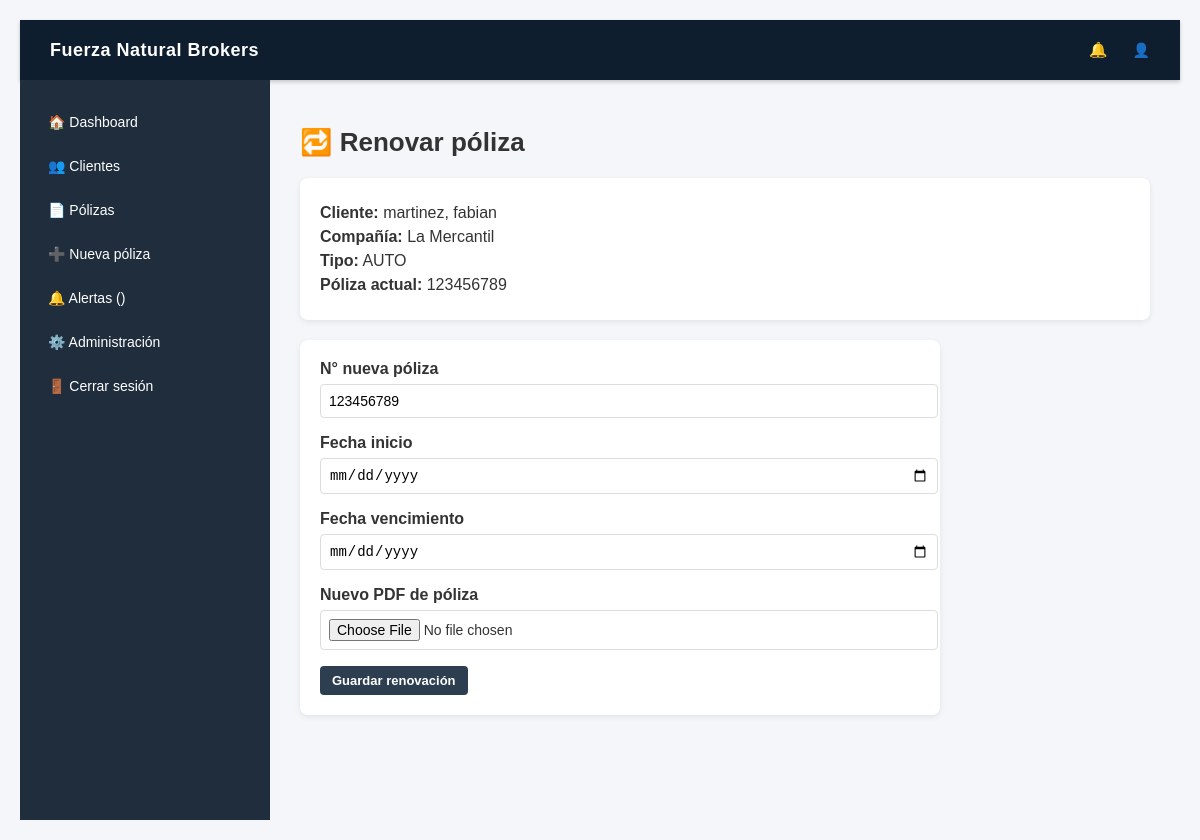
Screenshot of /polizas/renovar/1/ with the database file from the repository.
### policies/models.py (models this page shows, shortened)
class Policy(models.Model):
    TIPOS_POLIZA = [
        ("AUTO", "Auto"),
        ("MOTO", "Moto"),
        ("HOGAR", "Hogar"),
        ("VIDA", "Vida"),
        ("COMERCIO", "Comercio"),
        ("AP", "Accidentes Personales"),
        ("RC", "Responsabilidad Civil"),
        ("OTRO", "Otro"),
    ]
    FORMAS_PAGO = [
        ("TARJETA", "Tarjeta de crédito"),
        ("CBU", "Débito / CBU"),
        ("CUPONERA", "Cuponera de pago"),
    ]
    FRECUENCIAS_CUPONERA = [
        (1, "Mensual"),
        (3, "Trimestral"),
        (4, "Cuatrimestral"),
        (6, "Semestral"),
        (12, "Anual"),
    ]
    client = models.ForeignKey(
        "clients.Client",
        on_delete=models.CASCADE,
        verbose_name="Cliente",
        db_index=True,
    )
    company = models.CharField(
        max_length=100,
        verbose_name="Compañía",
    )
    company_obj = models.ForeignKey(
        Company,
        on_delete=models.SET_NULL,
        null=True,
        blank=True,
        verbose_name="Compañía (estructura nueva)",
    )
    policy_number = models.CharField(
        max_length=50,
        verbose_name="Número de póliza",
        db_index=True,
    )
    tipo_poliza = models.CharField(
        max_length=20,
        choices=TIPOS_POLIZA,
        default="AUTO",
        verbose_name="Tipo de póliza",
    )
    insurance_type = models.CharField(
        max_length=100,
        blank=True,
        verbose_name="Detalle del seguro",
    )
    start_date = models.DateField(verbose_name="Fecha de inicio")
    end_date = models.DateField(
        verbose_name="Fecha de vencimiento",
        db_index=True,
    )
    pdf_poliza = models.TextField(
        blank=True,
        null=True,
        verbose_name="URL PDF de póliza",
    )
    forma_pago = models.CharField(
        max_length=20,
        choices=FORMAS_PAGO,
        default="TARJETA",
        verbose_name="Forma de pago",
    )
    cuponera_pdf = models.TextField(
        blank=True,
        null=True,
        verbose_name="URL cuponera",
    )
    frecuencia_cuponera = models.IntegerField(
        choices=FRECUENCIAS_CUPONERA,
        blank=True,
        null=True,
        verbose_name="Frecuencia de cuponera (meses)",
    )
    class Meta:
        verbose_name = "Póliza"
        verbose_name_plural = "Pólizas"
        ordering = ["end_date"]
        indexes = [
            models.Index(fields=["end_date"]),
            models.Index(fields=["policy_number"]),
        ]

### clients/models.py (models this page shows, shortened)
class Client(models.Model):
    first_name = models.CharField(max_length=100, db_index=True)
    last_name = models.CharField(max_length=100, db_index=True)
    dni = models.CharField(
        max_length=20,
        unique=True,
        blank=True,
        null=True,
        db_index=True,
    )
    phone = models.CharField(max_length=20)
    email = models.EmailField(
        blank=True,
        null=True,
    )
    producer = models.ForeignKey(
        User,
        on_delete=models.CASCADE,
        limit_choices_to={"is_producer": True},
    )
    created_at = models.DateTimeField(auto_now_add=True)
    class Meta:
        ordering = ["last_name", "first_name"]
        indexes = [
            models.Index(fields=["last_name"]),
            models.Index(fields=["dni"]),
        ]
    def __str__(self):
        return f"{self.last_name}, {self.first_name}"

### policies/views.py (the view, shortened to what this page needs)
# urls.py: path('renovar/<int:poliza_id>/', views.renovar_poliza, name='renovar_poliza'),
def renovar_poliza(request, poliza_id):
    poliza = get_object_or_404(Policy, id=poliza_id)
    return render(
        request,
        "policies/renovar_poliza.html",
        {
            "poliza": poliza,
        },
    )

### templates/policies/renovar_poliza.html (shortened to what this page needs)
{% extends "base.html" %}
{% block content %}
<h1>🔁 Renovar póliza</h1>
<div class="card info-poliza">
<p><strong>Cliente:</strong> {{ poliza.client }}</p>
<p><strong>Compañía:</strong> {{ poliza.company }}</p>
<p><strong>Tipo:</strong> {{ poliza.tipo_poliza }}</p>
<p><strong>Póliza actual:</strong> {{ poliza.policy_number }}</p>
</div>
<div class="card form-renovar">
<form method="post" enctype="multipart/form-data">
<div class="form-grupo">
<label>N° nueva póliza</label>
<input
type="text"
name="policy_number"
value="{{ poliza.policy_number }}"
>
</div>
<div class="form-grupo">
<label>Fecha inicio</label>
<input
type="date"
name="start_date"
>
</div>
<div class="form-grupo">
<label>Fecha vencimiento</label>
<input
type="date"
name="end_date"
>
</div>
<div class="form-grupo">
<label>Nuevo PDF de póliza</label>
<input
type="file"
name="pdf_poliza"
accept="application/pdf"
>
</div>
<button type="submit" class="btn btn-primary">
Guardar renovación
</button>
</form>
</div>
{% endblock %}

### static/images/css/crm.css (style rules this page uses)
body { font-family: Arial, Helvetica, sans-serif; background: #f4f6f8; margin: 0; padding: 20px; color: #333; }
h1 { font-size: 26px; margin-bottom: 20px; font-weight: 600; }
.card { background: white; padding: 20px; margin-bottom: 20px; border-radius: 8px; box-shadow: 0 2px 6px rgba(0,0,0,0.08); }
.btn { display: inline-block; padding: 7px 12px; font-size: 13px; text-decoration: none; border-radius: 4px; font-weight: bold; margin-right: 4px; border: none; cursor: pointer; }
.btn-primary { background: #2c3e50; color: white; }

### templates/base.html (style rules this page uses)
body { margin:0; font-family:Arial, Helvetica, sans-serif; background:#f4f6f9; }

### templates/policies/renovar_poliza.html (style rules this page uses)
.form-renovar { max-width:600px; }
.form-grupo { margin-bottom:16px; }
.form-grupo label { display:block; font-weight:bold; margin-bottom:6px; }
.form-grupo input { padding:8px; border:1px solid #ddd; border-radius:4px; width:100%; font-size:14px; }
.info-poliza { margin-bottom:20px; }
.info-poliza p { margin:6px 0; }

### rows the page displays
Policy: client "martinez, fabian", company "La Mercantil", tipo_poliza "AUTO", policy_number "123456789"
